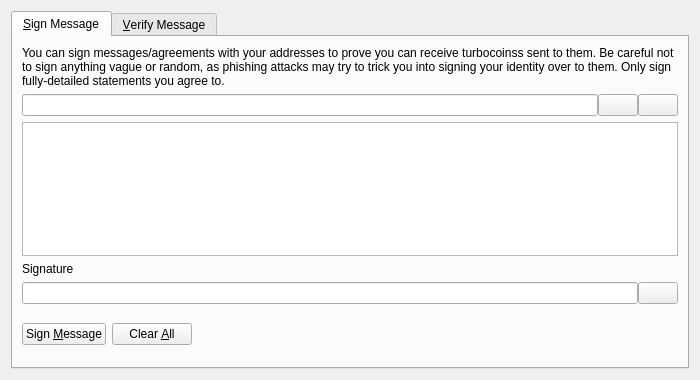
<?xml version="1.0" encoding="UTF-8"?>
<ui version="4.0">
 <class>SignVerifyMessageDialog</class>
 <widget class="QDialog" name="SignVerifyMessageDialog">
  <property name="geometry">
   <rect>
    <x>0</x>
    <y>0</y>
    <width>700</width>
    <height>380</height>
   </rect>
  </property>
  <property name="windowTitle">
   <string>Signatures - Sign / Verify a Message</string>
  </property>
  <property name="modal">
   <bool>true</bool>
  </property>
  <layout class="QVBoxLayout" name="verticalLayout">
   <item>
    <widget class="QTabWidget" name="tabWidget">
     <property name="currentIndex">
      <number>0</number>
     </property>
     <widget class="QWidget" name="tabSignMessage">
      <attribute name="title">
       <string>&amp;Sign Message</string>
      </attribute>
      <layout class="QVBoxLayout" name="verticalLayout_SM">
       <item>
        <widget class="QLabel" name="infoLabel_SM">
         <property name="text">
          <string>You can sign messages/agreements with your addresses to prove you can receive turbocoinss sent to them. Be careful not to sign anything vague or random, as phishing attacks may try to trick you into signing your identity over to them. Only sign fully-detailed statements you agree to.</string>
         </property>
         <property name="textFormat">
          <enum>Qt::PlainText</enum>
         </property>
         <property name="wordWrap">
          <bool>true</bool>
         </property>
        </widget>
       </item>
       <item>
        <layout class="QHBoxLayout" name="horizontalLayout_1_SM">
         <property name="spacing">
          <number>0</number>
         </property>
         <item>
          <widget class="QValidatedLineEdit" name="addressIn_SM">
           <property name="toolTip">
            <string>The Turbocoins address to sign the message with</string>
           </property>
          </widget>
         </item>
         <item>
          <widget class="QPushButton" name="addressBookButton_SM">
           <property name="toolTip">
            <string>Choose previously used address</string>
           </property>
           <property name="text">
            <string/>
           </property>
           <property name="icon">
            <iconset resource="../bitcoin.qrc">
             <normaloff>:/icons/address-book</normaloff>:/icons/address-book</iconset>
           </property>
           <property name="shortcut">
            <string>Alt+A</string>
           </property>
           <property name="autoDefault">
            <bool>false</bool>
           </property>
          </widget>
         </item>
         <item>
          <widget class="QPushButton" name="pasteButton_SM">
           <property name="toolTip">
            <string>Paste address from clipboard</string>
           </property>
           <property name="text">
            <string/>
           </property>
           <property name="icon">
            <iconset resource="../bitcoin.qrc">
             <normaloff>:/icons/editpaste</normaloff>:/icons/editpaste</iconset>
           </property>
           <property name="shortcut">
            <string>Alt+P</string>
           </property>
           <property name="autoDefault">
            <bool>false</bool>
           </property>
          </widget>
         </item>
        </layout>
       </item>
       <item>
        <widget class="QPlainTextEdit" name="messageIn_SM">
         <property name="toolTip">
          <string>Enter the message you want to sign here</string>
         </property>
        </widget>
       </item>
       <item>
        <widget class="QLabel" name="signatureLabel_SM">
         <property name="text">
          <string>Signature</string>
         </property>
         <property name="textFormat">
          <enum>Qt::PlainText</enum>
         </property>
        </widget>
       </item>
       <item>
        <layout class="QHBoxLayout" name="horizontalLayout_2_SM">
         <property name="spacing">
          <number>0</number>
         </property>
         <item>
          <widget class="QLineEdit" name="signatureOut_SM">
           <property name="font">
            <font>
             <italic>true</italic>
            </font>
           </property>
           <property name="readOnly">
            <bool>true</bool>
           </property>
          </widget>
         </item>
         <item>
          <widget class="QPushButton" name="copySignatureButton_SM">
           <property name="toolTip">
            <string>Copy the current signature to the system clipboard</string>
           </property>
           <property name="text">
            <string/>
           </property>
           <property name="icon">
            <iconset resource="../bitcoin.qrc">
             <normaloff>:/icons/editcopy</normaloff>:/icons/editcopy</iconset>
           </property>
           <property name="autoDefault">
            <bool>false</bool>
           </property>
          </widget>
         </item>
        </layout>
       </item>
       <item>
        <layout class="QHBoxLayout" name="horizontalLayout_3_SM">
         <item>
          <widget class="QPushButton" name="signMessageButton_SM">
           <property name="toolTip">
            <string>Sign the message to prove you own this Turbocoins address</string>
           </property>
           <property name="text">
            <string>Sign &amp;Message</string>
           </property>
           <property name="icon">
            <iconset resource="../bitcoin.qrc">
             <normaloff>:/icons/edit</normaloff>:/icons/edit</iconset>
           </property>
           <property name="autoDefault">
            <bool>false</bool>
           </property>
          </widget>
         </item>
         <item>
          <widget class="QPushButton" name="clearButton_SM">
           <property name="toolTip">
            <string>Reset all sign message fields</string>
           </property>
           <property name="text">
            <string>Clear &amp;All</string>
           </property>
           <property name="icon">
            <iconset resource="../bitcoin.qrc">
             <normaloff>:/icons/remove</normaloff>:/icons/remove</iconset>
           </property>
           <property name="autoDefault">
            <bool>false</bool>
           </property>
          </widget>
         </item>
         <item>
          <spacer name="horizontalSpacer_1_SM">
           <property name="orientation">
            <enum>Qt::Horizontal</enum>
           </property>
           <property name="sizeHint" stdset="0">
            <size>
             <width>40</width>
             <height>48</height>
            </size>
           </property>
          </spacer>
         </item>
         <item>
          <widget class="QLabel" name="statusLabel_SM">
           <property name="font">
            <font>
             <weight>75</weight>
             <bold>true</bold>
            </font>
           </property>
           <property name="text">
            <string/>
           </property>
           <property name="wordWrap">
            <bool>true</bool>
           </property>
          </widget>
         </item>
         <item>
          <spacer name="horizontalSpacer_2_SM">
           <property name="orientation">
            <enum>Qt::Horizontal</enum>
           </property>
           <property name="sizeHint" stdset="0">
            <size>
             <width>40</width>
             <height>48</height>
            </size>
           </property>
          </spacer>
         </item>
        </layout>
       </item>
      </layout>
     </widget>
     <widget class="QWidget" name="tabVerifyMessage">
      <attribute name="title">
       <string>&amp;Verify Message</string>
      </attribute>
      <layout class="QVBoxLayout" name="verticalLayout_VM">
       <item>
        <widget class="QLabel" name="infoLabel_VM">
         <property name="text">
          <string>Enter the receiver's address, message (ensure you copy line breaks, spaces, tabs, etc. exactly) and signature below to verify the message. Be careful not to read more into the signature than what is in the signed message itself, to avoid being tricked by a man-in-the-middle attack. Note that this only proves the signing party receives with the address, it cannot prove sendership of any transaction!</string>
         </property>
         <property name="textFormat">
          <enum>Qt::PlainText</enum>
         </property>
         <property name="alignment">
          <set>Qt::AlignLeading|Qt::AlignLeft|Qt::AlignTop</set>
         </property>
         <property name="wordWrap">
          <bool>true</bool>
         </property>
        </widget>
       </item>
       <item>
        <layout class="QHBoxLayout" name="horizontalLayout_1_VM">
         <property name="spacing">
          <number>0</number>
         </property>
         <item>
          <widget class="QValidatedLineEdit" name="addressIn_VM">
           <property name="toolTip">
            <string>The Turbocoins address the message was signed with</string>
           </property>
          </widget>
         </item>
         <item>
          <widget class="QPushButton" name="addressBookButton_VM">
           <property name="toolTip">
            <string>Choose previously used address</string>
           </property>
           <property name="text">
            <string/>
           </property>
           <property name="icon">
            <iconset resource="../bitcoin.qrc">
             <normaloff>:/icons/address-book</normaloff>:/icons/address-book</iconset>
           </property>
           <property name="shortcut">
            <string>Alt+A</string>
           </property>
           <property name="autoDefault">
            <bool>false</bool>
           </property>
          </widget>
         </item>
        </layout>
       </item>
       <item>
        <widget class="QPlainTextEdit" name="messageIn_VM"/>
       </item>
       <item>
        <widget class="QValidatedLineEdit" name="signatureIn_VM"/>
       </item>
       <item>
        <layout class="QHBoxLayout" name="horizontalLayout_2_VM">
         <item>
          <widget class="QPushButton" name="verifyMessageButton_VM">
           <property name="toolTip">
            <string>Verify the message to ensure it was signed with the specified Turbocoins address</string>
           </property>
           <property name="text">
            <string>Verify &amp;Message</string>
           </property>
           <property name="icon">
            <iconset resource="../bitcoin.qrc">
             <normaloff>:/icons/transaction_0</normaloff>:/icons/transaction_0</iconset>
           </property>
           <property name="autoDefault">
            <bool>false</bool>
           </property>
          </widget>
         </item>
         <item>
          <widget class="QPushButton" name="clearButton_VM">
           <property name="toolTip">
            <string>Reset all verify message fields</string>
           </property>
           <property name="text">
            <string>Clear &amp;All</string>
           </property>
           <property name="icon">
            <iconset resource="../bitcoin.qrc">
             <normaloff>:/icons/remove</normaloff>:/icons/remove</iconset>
           </property>
           <property name="autoDefault">
            <bool>false</bool>
           </property>
          </widget>
         </item>
         <item>
          <spacer name="horizontalSpacer_1_VM">
           <property name="orientation">
            <enum>Qt::Horizontal</enum>
           </property>
           <property name="sizeHint" stdset="0">
            <size>
             <width>40</width>
             <height>48</height>
            </size>
           </property>
          </spacer>
         </item>
         <item>
          <widget class="QLabel" name="statusLabel_VM">
           <property name="font">
            <font>
             <weight>75</weight>
             <bold>true</bold>
            </font>
           </property>
           <property name="text">
            <string/>
           </property>
           <property name="wordWrap">
            <bool>true</bool>
           </property>
          </widget>
         </item>
         <item>
          <spacer name="horizontalSpacer_2_VM">
           <property name="orientation">
            <enum>Qt::Horizontal</enum>
           </property>
           <property name="sizeHint" stdset="0">
            <size>
             <width>40</width>
             <height>48</height>
            </size>
           </property>
          </spacer>
         </item>
        </layout>
       </item>
      </layout>
     </widget>
    </widget>
   </item>
  </layout>
 </widget>
 <customwidgets>
  <customwidget>
   <class>QValidatedLineEdit</class>
   <extends>QLineEdit</extends>
   <header>qt/qvalidatedlineedit.h</header>
  </customwidget>
 </customwidgets>
 <resources>
  <include location="../bitcoin.qrc"/>
 </resources>
 <connections/>
</ui>
